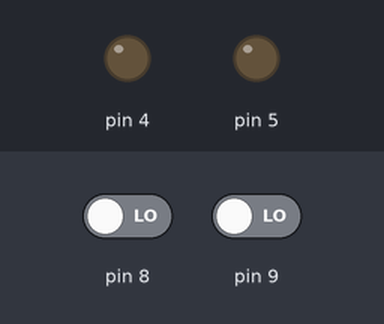
Bench run of a sketch on a simulated Arduino Uno, built with avr-gcc and run on an emulated ATmega328P. Parts: output pins drawn as LEDs (lit = HIGH). The test bench sets the inputs (shaded band); at power-on: pin 8 LOW, pin 9 LOW.

Above: at 1.2 s.
1.3 s: pin 8 driven HIGH
At 2.5 s:
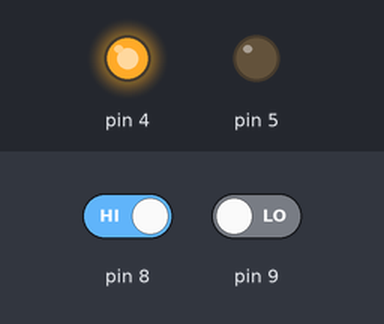
2.8 s: pin 9 driven HIGH
At 3.8 s:
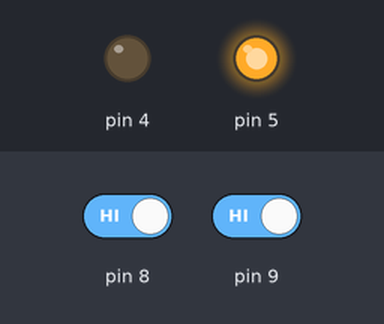
4.3 s: pin 9 driven LOW
At 5.0 s:
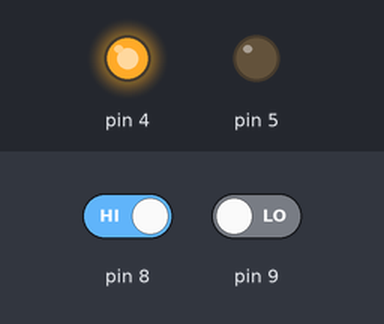
5.8 s: pin 8 driven LOW
At 6.1 s:
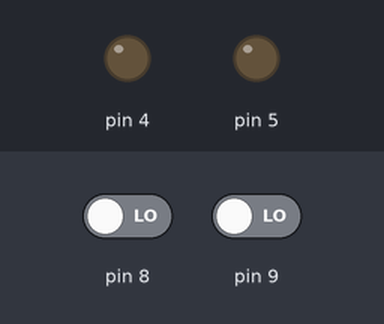
Timing chart, 0 to 8.3 s (numbered marks = the images above; inputs shaded):
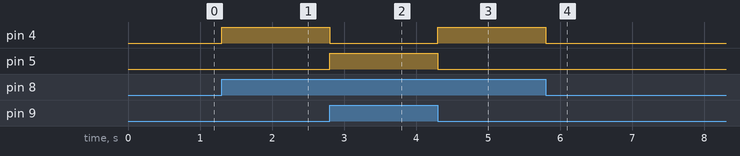

Measured:
- after the input at 1.3 s, pin 4: LOW → HIGH at once
- after the input at 2.8 s, pin 4: HIGH → LOW at once; pin 5: LOW → HIGH at once
- after the input at 4.3 s, pin 4: LOW → HIGH at once; pin 5: HIGH → LOW at once
- after the input at 5.8 s, pin 4: HIGH → LOW at once

The sketch:

N_023.ino
```cpp
 /* Projeto Nº 23 -> Simulação de um servo motor
  *
  * Author: Thiago Santos Tassinari
  * Data: 30/10/2020

  * Descrição do Projeto:

  <!---------------------Simulação de um servo motor----------------------------->

    O projeto tem como funcionalidade utilizar um servo motor para simular sua funcionalidade
    por meio do acionamento de dois botões. O motor recebe as funções de acionar o giro para
    frente ou para trás recebendo interrupção dos relés ao pressionar o botão desejado.

  <---------------------------------------------------------------------------------->

<!-----------------------Componentes necessários------------------------------------->

  - 1 Arduino Uno;
  - 1 Protoboard;
  - 1 Potenciômetro;
  - 1 Servo motor;
  - Jumpers

<------------------------------------------------------------------------------------->

*/
void setup() {

  pinMode(9, INPUT);
  pinMode(8, INPUT);
  pinMode(5, OUTPUT);
  pinMode(4, OUTPUT);
  digitalWrite(5, LOW);
  digitalWrite(4, LOW);
}
void loop() {


  if(digitalRead(9)==HIGH){
    digitalWrite(5, HIGH);
    digitalWrite(4, LOW);
  }

  else if (digitalRead(8)==HIGH){
    digitalWrite(5, LOW);
    digitalWrite(4, HIGH);
  }

  else {
    digitalWrite(5, LOW);
    digitalWrite(4, LOW);
  }
}
```
